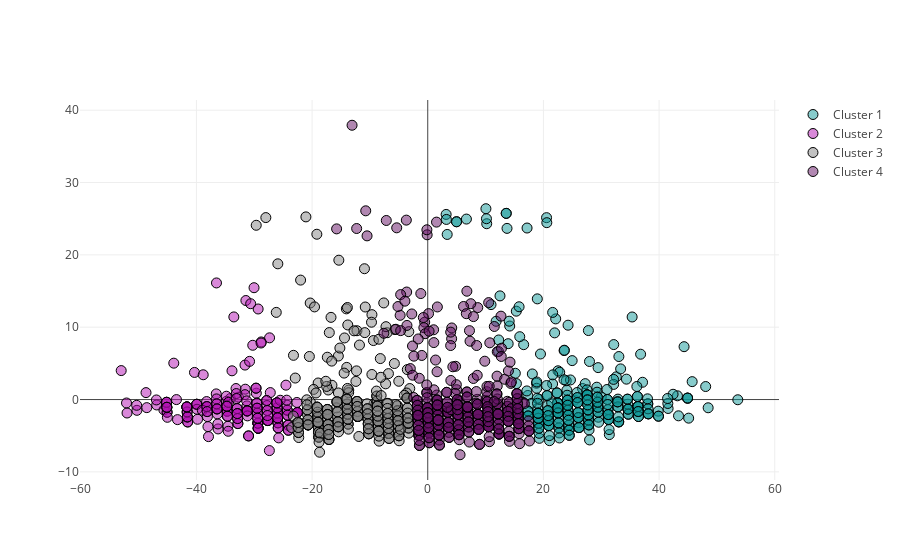

The cell this chart's notebook holds for it:
### Code cell
data = [trace0, trace1, trace2, trace3]
iplot(data)

### Figure 1 — Plotly figure (JSON) as saved in the notebook; plotly's stock layout.template omitted (floating-point values rounded to 4 significant figures; data arrays with more than 128 entries replaced by an {"elided": "..."} marker saying what was removed)
{"data": [{"marker": {"color": "rgba(15, 152, 152, 0.5)", "line": {"color": "rgb(0,0,0)", "width": 1}, "size": 10}, "mode": "markers", "name": "Cluster 1", "type": "scatter", "x": {"elided": "288 float values"}, "y": {"elided": "288 float values"}}, {"marker": {"color": "rgba(180, 18, 180, 0.5)", "line": {"color": "rgb(0,0,0)", "width": 1}, "size": 10}, "mode": "markers", "name": "Cluster 2", "type": "scatter", "x": {"elided": "186 float values"}, "y": {"elided": "186 float values"}}, {"marker": {"color": "rgba(132, 132, 132, 0.5)", "line": {"color": "rgb(0,0,0)", "width": 1}, "size": 10}, "mode": "markers", "name": "Cluster 3", "type": "scatter", "x": {"elided": "306 float values"}, "y": {"elided": "306 float values"}}, {"marker": {"color": "rgba(100, 15, 100, 0.5)", "line": {"color": "rgb(0,0,0)", "width": 1}, "size": 10}, "mode": "markers", "name": "Cluster 4", "type": "scatter", "x": {"elided": "436 float values"}, "y": {"elided": "436 float values"}}], "layout": {}}
